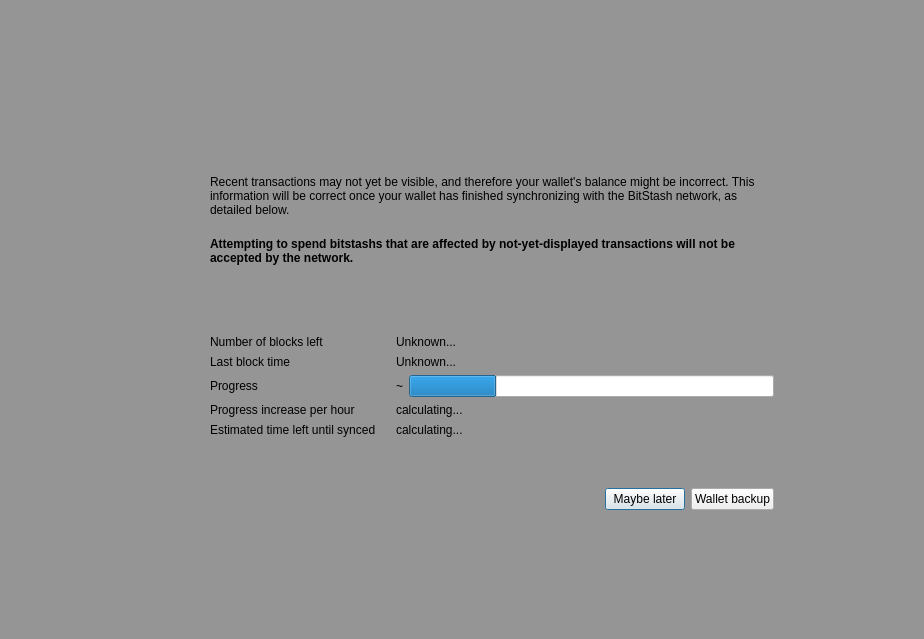
<?xml version="1.0" encoding="UTF-8"?>
<ui version="4.0">
 <class>ModalOverlay</class>
 <widget class="ModalOverlay" name="ModalOverlay">
  <property name="geometry">
   <rect>
    <x>0</x>
    <y>0</y>
    <width>924</width>
    <height>639</height>
   </rect>
  </property>
  <property name="windowTitle">
   <string>Form</string>
  </property>
  <layout class="QVBoxLayout" name="verticalLayout" stretch="0">
   <property name="sizeConstraint">
    <enum>QLayout::SetDefaultConstraint</enum>
   </property>
   <property name="leftMargin">
    <number>0</number>
   </property>
   <property name="topMargin">
    <number>0</number>
   </property>
   <property name="rightMargin">
    <number>0</number>
   </property>
   <property name="bottomMargin">
    <number>0</number>
   </property>
   <item>
    <widget class="QWidget" name="bgWidget" native="true">
     <property name="styleSheet">
      <string notr="true">#bgWidget { background: rgba(0,0,0,96); }</string>
     </property>
     <layout class="QVBoxLayout" name="verticalLayoutMain" stretch="0">
      <property name="leftMargin">
       <number>120</number>
      </property>
      <property name="topMargin">
       <number>120</number>
      </property>
      <property name="rightMargin">
       <number>120</number>
      </property>
      <property name="bottomMargin">
       <number>120</number>
      </property>
      <item>
       <widget class="QWidget" name="contentWidget" native="true">
        <layout class="QVBoxLayout" name="verticalLayout_3" stretch="1,0">
         <property name="spacing">
          <number>0</number>
         </property>
         <property name="leftMargin">
          <number>0</number>
         </property>
         <property name="topMargin">
          <number>0</number>
         </property>
         <property name="rightMargin">
          <number>0</number>
         </property>
         <property name="bottomMargin">
          <number>0</number>
         </property>
         <item>
          <widget class="QStackedWidget" name="stackedWidget">
           <property name="currentIndex">
            <number>0</number>
           </property>
           <widget class="QWidget" name="page">
            <layout class="QVBoxLayout" name="verticalLayout_2">
             <property name="spacing">
              <number>0</number>
             </property>
             <property name="leftMargin">
              <number>30</number>
             </property>
             <property name="topMargin">
              <number>10</number>
             </property>
             <property name="rightMargin">
              <number>30</number>
             </property>
             <property name="bottomMargin">
              <number>10</number>
             </property>
             <item>
              <spacer name="verticalSpacer_3">
               <property name="orientation">
                <enum>Qt::Vertical</enum>
               </property>
               <property name="sizeType">
                <enum>QSizePolicy::Expanding</enum>
               </property>
               <property name="sizeHint" stdset="0">
                <size>
                 <width>20</width>
                 <height>40</height>
                </size>
               </property>
              </spacer>
             </item>
             <item>
              <layout class="QHBoxLayout" name="horizontalLayoutIconText" stretch="0,1">
               <property name="spacing">
                <number>20</number>
               </property>
               <property name="topMargin">
                <number>20</number>
               </property>
               <item>
                <layout class="QVBoxLayout" name="verticalLayoutIcon">
                 <item>
                  <widget class="QPushButton" name="warningIcon">
                   <property name="enabled">
                    <bool>false</bool>
                   </property>
                   <property name="text">
                    <string/>
                   </property>
                   <property name="iconSize">
                    <size>
                     <width>48</width>
                     <height>48</height>
                    </size>
                   </property>
                   <property name="flat">
                    <bool>true</bool>
                   </property>
                  </widget>
                 </item>
                 <item>
                  <spacer name="verticalSpacerWarningIcon">
                   <property name="orientation">
                    <enum>Qt::Vertical</enum>
                   </property>
                   <property name="sizeHint" stdset="0">
                    <size>
                     <width>20</width>
                     <height>40</height>
                    </size>
                   </property>
                  </spacer>
                 </item>
                </layout>
               </item>
               <item>
                <layout class="QVBoxLayout" name="verticalLayoutInfoText">
                 <property name="leftMargin">
                  <number>0</number>
                 </property>
                 <property name="topMargin">
                  <number>0</number>
                 </property>
                 <item>
                  <widget class="QLabel" name="infoText">
                   <property name="text">
                    <string>Recent transactions may not yet be visible, and therefore your wallet's balance might be incorrect. This information will be correct once your wallet has finished synchronizing with the BitStash network, as detailed below.</string>
                   </property>
                   <property name="textFormat">
                    <enum>Qt::RichText</enum>
                   </property>
                   <property name="wordWrap">
                    <bool>true</bool>
                   </property>
                  </widget>
                 </item>
                 <item>
                  <widget class="QLabel" name="infoTextStrong">
                   <property name="font">
                    <font>
                     <weight>75</weight>
                     <bold>true</bold>
                    </font>
                   </property>
                   <property name="text">
                    <string>Attempting to spend bitstashs that are affected by not-yet-displayed transactions will not be accepted by the network.</string>
                   </property>
                   <property name="textFormat">
                    <enum>Qt::RichText</enum>
                   </property>
                   <property name="wordWrap">
                    <bool>true</bool>
                   </property>
                  </widget>
                 </item>
                 <item>
                  <spacer name="verticalSpacerInTextSpace">
                   <property name="orientation">
                    <enum>Qt::Vertical</enum>
                   </property>
                   <property name="sizeHint" stdset="0">
                    <size>
                     <width>20</width>
                     <height>40</height>
                    </size>
                   </property>
                  </spacer>
                 </item>
                 <item>
                  <layout class="QFormLayout" name="formLayout">
                   <property name="fieldGrowthPolicy">
                    <enum>QFormLayout::ExpandingFieldsGrow</enum>
                   </property>
                   <property name="horizontalSpacing">
                    <number>20</number>
                   </property>
                   <property name="verticalSpacing">
                    <number>6</number>
                   </property>
                   <property name="topMargin">
                    <number>10</number>
                   </property>
                   <item row="0" column="0">
                    <widget class="QLabel" name="labelNumberOfBlocksLeft">
                     <property name="font">
                      <font>
                       <weight>50</weight>
                       <bold>false</bold>
                      </font>
                     </property>
                     <property name="text">
                      <string>Number of blocks left</string>
                     </property>
                    </widget>
                   </item>
                   <item row="0" column="1">
                    <widget class="QLabel" name="numberOfBlocksLeft">
                     <property name="sizePolicy">
                      <sizepolicy hsizetype="Expanding" vsizetype="Preferred">
                       <horstretch>0</horstretch>
                       <verstretch>0</verstretch>
                      </sizepolicy>
                     </property>
                     <property name="text">
                      <string>Unknown...</string>
                     </property>
                    </widget>
                   </item>
                   <item row="1" column="0">
                    <widget class="QLabel" name="labelLastBlockTime">
                     <property name="font">
                      <font>
                       <weight>50</weight>
                       <bold>false</bold>
                      </font>
                     </property>
                     <property name="text">
                      <string>Last block time</string>
                     </property>
                    </widget>
                   </item>
                   <item row="1" column="1">
                    <widget class="QLabel" name="newestBlockDate">
                     <property name="sizePolicy">
                      <sizepolicy hsizetype="Expanding" vsizetype="Preferred">
                       <horstretch>0</horstretch>
                       <verstretch>0</verstretch>
                      </sizepolicy>
                     </property>
                     <property name="text">
                      <string>Unknown...</string>
                     </property>
                    </widget>
                   </item>
                   <item row="2" column="0">
                    <widget class="QLabel" name="labelSyncDone">
                     <property name="font">
                      <font>
                       <weight>50</weight>
                       <bold>false</bold>
                      </font>
                     </property>
                     <property name="text">
                      <string>Progress</string>
                     </property>
                    </widget>
                   </item>
                   <item row="2" column="1">
                    <layout class="QHBoxLayout" name="horizontalLayoutSync" stretch="0,1">
                     <property name="spacing">
                      <number>6</number>
                     </property>
                     <item>
                      <widget class="QLabel" name="percentageProgress">
                       <property name="text">
                        <string notr="true">~</string>
                       </property>
                      </widget>
                     </item>
                     <item>
                      <widget class="QProgressBar" name="progressBar">
                       <property name="value">
                        <number>24</number>
                       </property>
                       <property name="format">
                        <string/>
                       </property>
                      </widget>
                     </item>
                    </layout>
                   </item>
                   <item row="4" column="0">
                    <widget class="QLabel" name="labelProgressIncrease">
                     <property name="font">
                      <font>
                       <weight>50</weight>
                       <bold>false</bold>
                      </font>
                     </property>
                     <property name="text">
                      <string>Progress increase per hour</string>
                     </property>
                    </widget>
                   </item>
                   <item row="4" column="1">
                    <widget class="QLabel" name="progressIncreasePerH">
                     <property name="sizePolicy">
                      <sizepolicy hsizetype="Expanding" vsizetype="Preferred">
                       <horstretch>0</horstretch>
                       <verstretch>0</verstretch>
                      </sizepolicy>
                     </property>
                     <property name="text">
                      <string>calculating...</string>
                     </property>
                    </widget>
                   </item>
                   <item row="5" column="0">
                    <widget class="QLabel" name="labelEstimatedTimeLeft">
                     <property name="font">
                      <font>
                       <weight>50</weight>
                       <bold>false</bold>
                      </font>
                     </property>
                     <property name="text">
                      <string>Estimated time left until synced</string>
                     </property>
                    </widget>
                   </item>
                   <item row="5" column="1">
                    <widget class="QLabel" name="expectedTimeLeft">
                     <property name="sizePolicy">
                      <sizepolicy hsizetype="Expanding" vsizetype="Preferred">
                       <horstretch>0</horstretch>
                       <verstretch>0</verstretch>
                      </sizepolicy>
                     </property>
                     <property name="text">
                      <string>calculating...</string>
                     </property>
                    </widget>
                   </item>
                  </layout>
                 </item>
                </layout>
               </item>
              </layout>
             </item>
             <item>
              <spacer name="verticalSpacer_4">
               <property name="orientation">
                <enum>Qt::Vertical</enum>
               </property>
               <property name="sizeHint" stdset="0">
                <size>
                 <width>20</width>
                 <height>40</height>
                </size>
               </property>
              </spacer>
             </item>
            </layout>
           </widget>
           <widget class="QWidget" name="page_2">
            <layout class="QVBoxLayout" name="verticalLayout_4">
             <property name="spacing">
              <number>15</number>
             </property>
             <property name="leftMargin">
              <number>30</number>
             </property>
             <property name="topMargin">
              <number>0</number>
             </property>
             <property name="rightMargin">
              <number>30</number>
             </property>
             <property name="bottomMargin">
              <number>0</number>
             </property>
             <item>
              <spacer name="verticalSpacer_2">
               <property name="orientation">
                <enum>Qt::Vertical</enum>
               </property>
               <property name="sizeHint" stdset="0">
                <size>
                 <width>20</width>
                 <height>40</height>
                </size>
               </property>
              </spacer>
             </item>
             <item>
              <layout class="QGridLayout" name="gridLayout">
               <item row="0" column="1">
                <widget class="QLabel" name="labelNote">
                 <property name="layoutDirection">
                  <enum>Qt::LeftToRight</enum>
                 </property>
                 <property name="text">
                  <string>Wallet backup prompt</string>
                 </property>
                 <property name="alignment">
                  <set>Qt::AlignLeading|Qt::AlignLeft|Qt::AlignVCenter</set>
                 </property>
                </widget>
               </item>
               <item row="1" column="1">
                <widget class="QLabel" name="labelMessage">
                 <property name="text">
                  <string>Please backup your wallet as soon as possible.
Please make sure to keep an updated antivirus and operating system. We can not recover Your funds if you visit phishing site or lose your backup. Please make sure to keep backups of your private keys or files. We do not store your private keys on this wallet. And you as a user, are entirely responsible for your funds and your own security.</string>
                 </property>
                 <property name="alignment">
                  <set>Qt::AlignLeading|Qt::AlignLeft|Qt::AlignVCenter</set>
                 </property>
                 <property name="wordWrap">
                  <bool>true</bool>
                 </property>
                </widget>
               </item>
               <item row="0" column="0">
                <widget class="QPushButton" name="warningIconBackup">
                 <property name="enabled">
                  <bool>false</bool>
                 </property>
                 <property name="sizePolicy">
                  <sizepolicy hsizetype="Fixed" vsizetype="Fixed">
                   <horstretch>0</horstretch>
                   <verstretch>0</verstretch>
                  </sizepolicy>
                 </property>
                 <property name="minimumSize">
                  <size>
                   <width>30</width>
                   <height>30</height>
                  </size>
                 </property>
                 <property name="maximumSize">
                  <size>
                   <width>30</width>
                   <height>30</height>
                  </size>
                 </property>
                 <property name="text">
                  <string/>
                 </property>
                 <property name="iconSize">
                  <size>
                   <width>30</width>
                   <height>30</height>
                  </size>
                 </property>
                 <property name="flat">
                  <bool>true</bool>
                 </property>
                </widget>
               </item>
               <item row="1" column="0">
                <spacer name="horizontalSpacer_2">
                 <property name="orientation">
                  <enum>Qt::Horizontal</enum>
                 </property>
                 <property name="sizeType">
                  <enum>QSizePolicy::Fixed</enum>
                 </property>
                 <property name="sizeHint" stdset="0">
                  <size>
                   <width>30</width>
                   <height>20</height>
                  </size>
                 </property>
                </spacer>
               </item>
              </layout>
             </item>
             <item>
              <spacer name="verticalSpacer">
               <property name="orientation">
                <enum>Qt::Vertical</enum>
               </property>
               <property name="sizeType">
                <enum>QSizePolicy::Expanding</enum>
               </property>
               <property name="sizeHint" stdset="0">
                <size>
                 <width>20</width>
                 <height>40</height>
                </size>
               </property>
              </spacer>
             </item>
            </layout>
           </widget>
          </widget>
         </item>
         <item>
          <widget class="QWidget" name="buttonsContainerWhite" native="true">
           <layout class="QHBoxLayout" name="horizontalLayout">
            <property name="leftMargin">
             <number>30</number>
            </property>
            <property name="topMargin">
             <number>15</number>
            </property>
            <property name="rightMargin">
             <number>30</number>
            </property>
            <item>
             <spacer name="horizontalSpacer">
              <property name="orientation">
               <enum>Qt::Horizontal</enum>
              </property>
              <property name="sizeHint" stdset="0">
               <size>
                <width>40</width>
                <height>20</height>
               </size>
              </property>
             </spacer>
            </item>
            <item>
             <widget class="QPushButton" name="closeButton">
              <property name="focusPolicy">
               <enum>Qt::StrongFocus</enum>
              </property>
              <property name="text">
               <string>Maybe later</string>
              </property>
              <property name="default">
               <bool>true</bool>
              </property>
             </widget>
            </item>
            <item>
             <widget class="QPushButton" name="walletBackupButton">
              <property name="text">
               <string>Wallet backup</string>
              </property>
             </widget>
            </item>
           </layout>
          </widget>
         </item>
        </layout>
       </widget>
      </item>
     </layout>
    </widget>
   </item>
  </layout>
 </widget>
 <customwidgets>
  <customwidget>
   <class>ModalOverlay</class>
   <extends>QWidget</extends>
   <header>qt/modaloverlay.h</header>
   <container>1</container>
  </customwidget>
 </customwidgets>
 <resources/>
 <connections/>
</ui>
